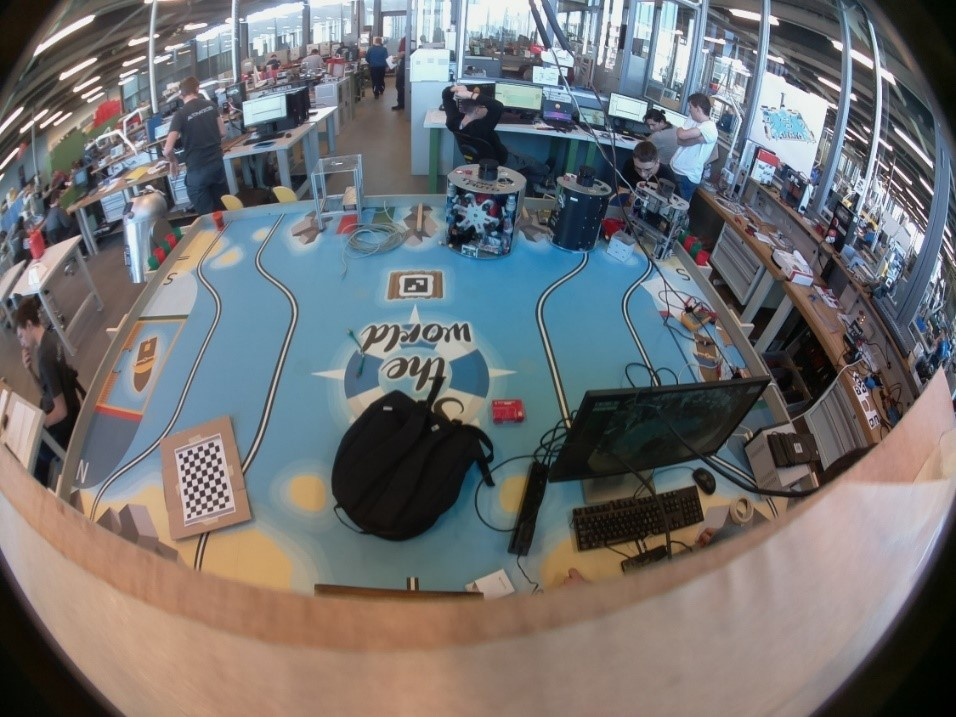
#> input picture SaveALL/OLD/savebeforend/disto.jpg, 956 x 717 px
$ python Nouveau.py
#> lines starting #> are read from the running program, lines starting #| are printed output that depends on the picture
import cv2 as cv
import numpy as np
import imutils as im


#Tentatide de undistorde une image (apartir d'une image) plus tard d'un flux video
PARAMETERS = cv.aruco.DetectorParameters_create()
DICTIONARY = cv.aruco.Dictionary_get(cv.aruco.DICT_4X4_100)

img = cv.imread("disto.jpg")
#> img is the input picture: shape (717, 956, 3); mean B, G, R 113.7, 112.6, 112.4
img = im.resize(img,width=600)
#> img: shape (450, 600, 3)

while(True):
    gray= cv.cvtColor(img,cv.COLOR_BGR2GRAY)
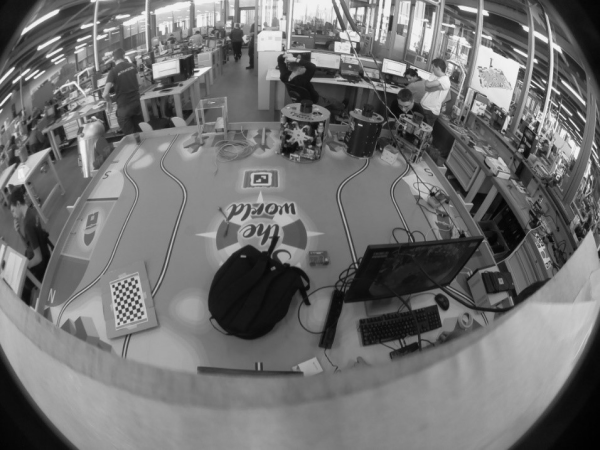
#> gray: shape (450, 600); min 1, max 244, mean 112.6
    corners, ids, reject = cv.aruco.detectMarkers(gray,DICTIONARY,parameters = PARAMETERS)
#> corners = (); ids = None; reject = 19 items
    img = cv.aruco.drawDetectedMarkers(img, corners,ids)
#> (the run stopped early here; a loop or call above may not have finished)
